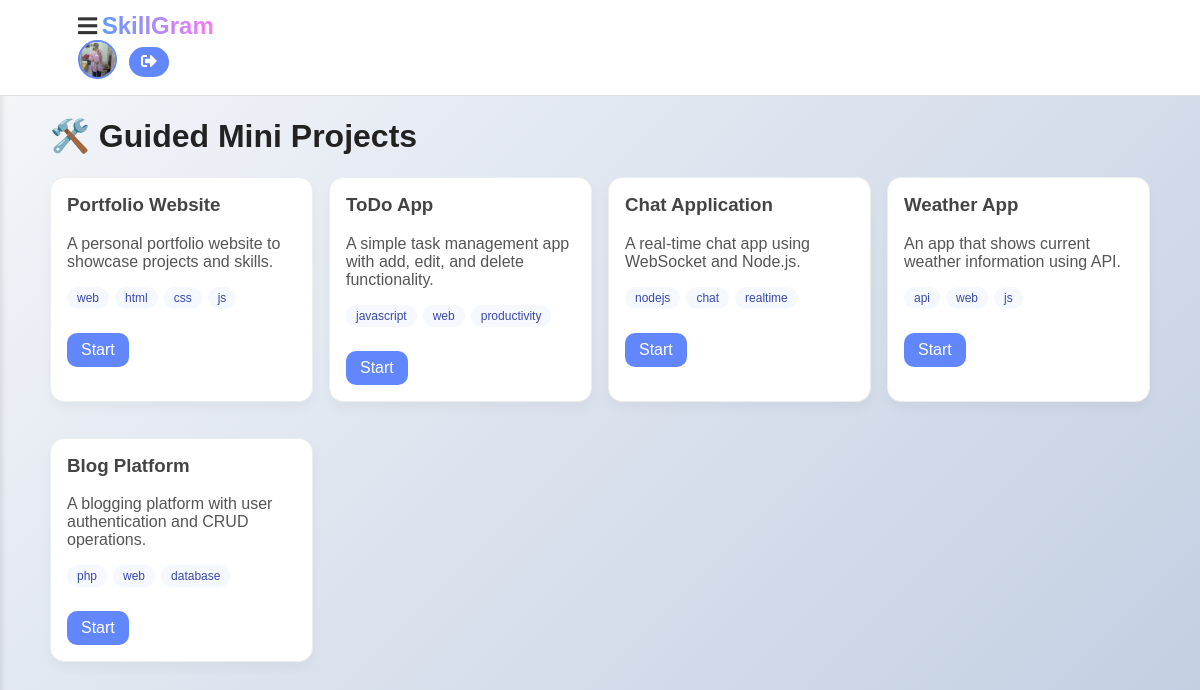
The app's page /projects.php (signed in) with its own data.
### tables this page shows
CREATE TABLE IF NOT EXISTS `users` (
  `id` int NOT NULL AUTO_INCREMENT,
  `name` varchar(100) NOT NULL,
  `email` varchar(100) NOT NULL,
  `password` varchar(255) NOT NULL,
  `created_at` timestamp NULL DEFAULT CURRENT_TIMESTAMP,
  `profile_pic` varchar(255) DEFAULT 'default.jpg',
  `bio` varchar(255) DEFAULT 0xF09F8CB8204254656368204353452053747564656E74207C20F09F9A80204C6561726E696E672057656220446576207C20F09F92A12053686172696E67206461696C792070726F6772657373,
  `xp` int DEFAULT '0',
  `streak` int DEFAULT '0',
  `problems_solved` int DEFAULT '0',
  `last_login` date DEFAULT NULL,
  PRIMARY KEY (`id`),
  UNIQUE KEY `email` (`email`)
);

CREATE TABLE IF NOT EXISTS `projects` (
  `id` int UNSIGNED NOT NULL AUTO_INCREMENT,
  `title` varchar(255) NOT NULL,
  `description` text,
  `tags` varchar(255) DEFAULT NULL,
  `created_at` datetime DEFAULT CURRENT_TIMESTAMP,
  `type` varchar(50) NOT NULL DEFAULT 'typing',
  `required_xp` int DEFAULT '0',
  PRIMARY KEY (`id`)
);

### projects.php (the view, shortened to what this page needs)
<?php
include 'db.php';
$stmt = $conn->prepare("SELECT id, title, description, tags FROM projects");
$stmt->execute();
$result = $stmt->get_result();
$projects = $result->fetch_all(MYSQLI_ASSOC);
?>
<!DOCTYPE html>
<html lang="en">
<head>
<link rel="stylesheet" href="css/style.css">
<link rel="stylesheet" href="https://cdnjs.cloudflare.com/ajax/libs/font-awesome/5.15.4/css/all.css">
</head>
<body>
<?php include 'navbar.php'; ?>
<main class="page">
  <h1>🛠️ Guided Mini Projects</h1>
  <div class="grid">
    <?php foreach($projects as $p): ?>
      <div class="card">
        <h3><?= htmlspecialchars($p['title']) ?></h3>
        <p><?= htmlspecialchars($p['description']) ?></p>
        <p>
          <?php
            $tags = explode(',', $p['tags']);
            foreach($tags as $t) echo "<span class='tag'>".htmlspecialchars(trim($t))."</span>";
          ?>
        </p>
        <a class="btn" href="quests.php?template=<?= urlencode($p['title']) ?>">Start</a>
      </div>
    <?php endforeach; ?>
  </div>
</main>
</body>
</html>

### navbar.php (shortened to what this page needs)
<?php
include 'db.php';
$user_id = $_SESSION['user_id'];
$stmt = $conn->prepare("SELECT name, profile_pic FROM users WHERE id=?");
$stmt->bind_param("i", $user_id);
$stmt->execute();
$stmt->bind_result($user_name, $user_pic);
?>
<header>
    <nav class="navbar">
        <div class="container">
            <b class="menu-toggle" onclick="toggleSidebar()"><i class="fas fa-bars"></i></b>
            <b style="font-size:24px;" class="gradient-text">SkillGram</b>
            <div class="nav-right">
                <a href="profile.php">
                    <img src="uploads/<?php echo htmlspecialchars($user_pic ?: 'default.png'); ?>"
                         alt="User Avatar" class="avatar">
                </a>
                <a href="logout.php" class="logout-btn"><i class="fas fa-sign-out-alt"></i></a>
            </div>
        </div>
    </nav>
</header>

### css/style.css (style rules this page uses)
body { font-family: 'Poppins', sans-serif; background: linear-gradient(135deg, #f5f7fa, #c3cfe2); margin: 0; padding: 0; color: #333; }
.container { width: 90%; max-width: 1200px; margin: auto; }
h1, h2, h3, h4 { font-weight: 600; color: #222; }
.navbar { background: #fff; padding: 12px 20px; display: flex; justify-content: space-between; align-items: center; border-bottom: 1px solid #ddd; position: sticky; top: 0; z-index: 1000; }
.gradient-text { background: linear-gradient(to right, #5f9aff, #6286fbff); background-clip: text; -webkit-text-fill-color: transparent; font-weight: bold; }
.avatar { width: 35px; height: 35px; border-radius: 50%; border: 2px solid #6286fbff; }
.logout-btn { background: #6286fbff; color: #fff !important; padding: 6px 12px; border-radius: 20px; transition: background 0.3s; }
.menu-toggle { cursor: pointer; font-size: 22px; }
.card { background: #fff; border-radius: 10px; box-shadow: 0 4px 10px rgba(0,0,0,0.05); padding: 20px; margin-bottom: 20px; }
.card h3 { margin-top: 0; color: #444; }
.card p { color: #555; }
.btn { display: inline-block; padding: 8px 14px; border-radius: 6px; background: #6286fbff; color: #fff; text-decoration: none; transition: 0.3s; }
.grid { display: grid; gap: 20px; }

### projects.php (style rules this page uses)
.page { max-width:1100px;margin:20px auto;padding:0 16px }
.grid { display:grid;grid-template-columns:repeat(auto-fill,minmax(260px,1fr));gap:16px }
.card { background:#fff;border:1px solid #eee;border-radius:14px;padding:16px;box-shadow:0 6px 12px rgba(0,0,0,.04) }
.btn { display:inline-block;background:#6286fb;color:#fff;padding:8px 14px;border-radius:10px;text-decoration:none;margin-top:8px }
.tag { display:inline-block;background:#f6f8ff;color:#3949ab;padding:4px 10px;border-radius:999px;font-size:12px;margin-right:6px }

### navbar.php (style rules this page uses)
.navbar { background: #fff; padding: 12px 20px; display: flex; justify-content: space-between; align-items: center; border-bottom: 1px solid #ddd; position: sticky; top: 0; z-index: 1000; }
.gradient-text { font-size: 30px; font-weight: bold; background: linear-gradient(to right, #5f9aff, #fe7bf3); background-clip: text; -webkit-text-fill-color: transparent; }
.nav-right { display: flex; align-items: center; gap: 12px; }
.avatar { width: 35px; height: 35px; border-radius: 50%; border: 2px solid #6286fbff; }
.logout-btn { background: #6286fbff; color: #fff !important; padding: 6px 12px; border-radius: 20px; transition: background 0.3s; }
.menu-toggle { cursor: pointer; font-size: 22px; }

### records on screen
users: profile_pic (picture)
projects: title "Portfolio Website", description "A personal portfolio website to showcase projects and skills.", tags "web", tags "html", tags "css", tags "js"
projects: title "ToDo App", description "A simple task management app with add, edit, and delete functionality.", tags "javascript", tags "web", tags "productivity"
projects: title "Chat Application", description "A real-time chat app using WebSocket and Node.js.", tags "nodejs", tags "chat", tags "realtime"
projects: title "Weather App", description "An app that shows current weather information using API.", tags "api", tags "web", tags "js"
projects: title "Blog Platform", description "A blogging platform with user authentication and CRUD operations.", tags "php", tags "web", tags "database"
